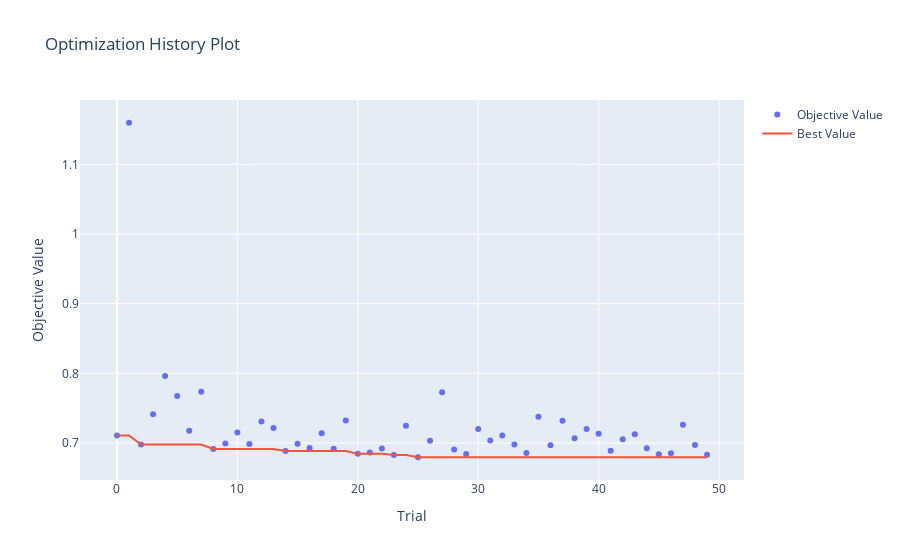
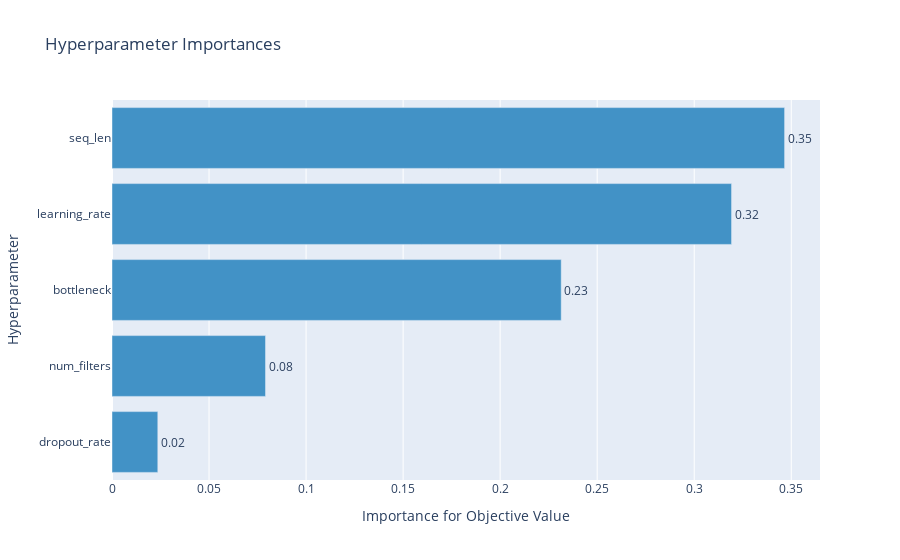
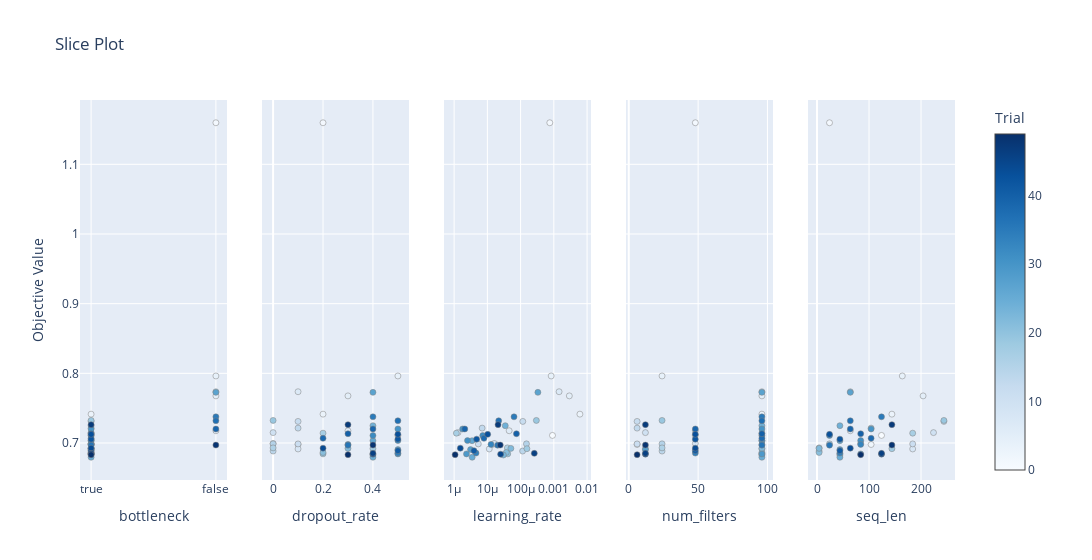
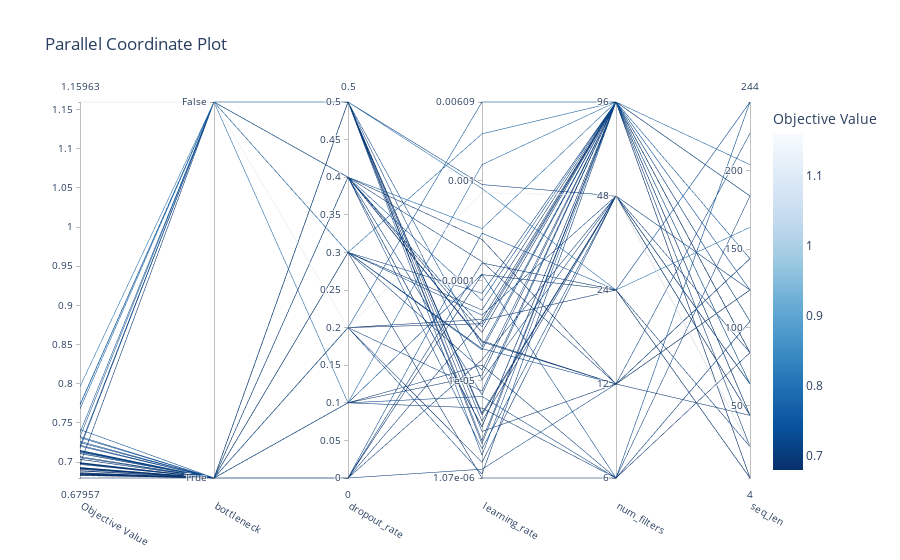

Source (notebook cell) for these figures, in order:
### Code cell
display(optuna.visualization.plot_optimization_history(study))
display(optuna.visualization.plot_param_importances(study))
display(optuna.visualization.plot_slice(study))
display(optuna.visualization.plot_parallel_coordinate(study))

### Figure 1 — Plotly figure (JSON) as saved in the notebook; plotly's stock layout.template omitted (floating-point values rounded to 4 significant figures)
{"data": [{"mode": "markers", "name": "Objective Value", "type": "scatter", "x": [0, 1, 2, 3, 4, 5, 6, 7, 8, 9, 10, 11, 12, 13, 14, 15, 16, 17, 18, 19, 20, 21, 22, 23, 24, 25, 26, 27, 28, 29, 30, 31, 32, 33, 34, 35, 36, 37, 38, 39, 40, 41, 42, 43, 44, 45, 46, 47, 48, 49], "y": [0.7109, 1.16, 0.6979, 0.7414, 0.7962, 0.7676, 0.7176, 0.7736, 0.6915, 0.6993, 0.7149, 0.6987, 0.731, 0.7214, 0.6885, 0.6988, 0.693, 0.7141, 0.6919, 0.7324, 0.6844, 0.6864, 0.6923, 0.6828, 0.7249, 0.6796, 0.7033, 0.7727, 0.6906, 0.6844, 0.7202, 0.7035, 0.7107, 0.698, 0.6855, 0.7376, 0.6969, 0.7319, 0.7068, 0.7202, 0.7133, 0.689, 0.7056, 0.7124, 0.6926, 0.684, 0.6851, 0.7263, 0.6971, 0.6832]}, {"name": "Best Value", "type": "scatter", "x": [0, 1, 2, 3, 4, 5, 6, 7, 8, 9, 10, 11, 12, 13, 14, 15, 16, 17, 18, 19, 20, 21, 22, 23, 24, 25, 26, 27, 28, 29, 30, 31, 32, 33, 34, 35, 36, 37, 38, 39, 40, 41, 42, 43, 44, 45, 46, 47, 48, 49], "y": [0.7109, 0.7109, 0.6979, 0.6979, 0.6979, 0.6979, 0.6979, 0.6979, 0.6915, 0.6915, 0.6915, 0.6915, 0.6915, 0.6915, 0.6885, 0.6885, 0.6885, 0.6885, 0.6885, 0.6885, 0.6844, 0.6844, 0.6844, 0.6828, 0.6828, 0.6796, 0.6796, 0.6796, 0.6796, 0.6796, 0.6796, 0.6796, 0.6796, 0.6796, 0.6796, 0.6796, 0.6796, 0.6796, 0.6796, 0.6796, 0.6796, 0.6796, 0.6796, 0.6796, 0.6796, 0.6796, 0.6796, 0.6796, 0.6796, 0.6796]}], "layout": {"title": {"text": "Optimization History Plot"}, "xaxis": {"title": {"text": "Trial"}}, "yaxis": {"title": {"text": "Objective Value"}}}}

### Figure 2 — Plotly figure (JSON) as saved in the notebook; plotly's stock layout.template omitted (floating-point values rounded to 4 significant figures)
{"data": [{"cliponaxis": false, "hovertemplate": ["dropout_rate (FloatDistribution): 0.023598496668607062<extra></extra>", "num_filters (CategoricalDistribution): 0.07911154560812118<extra></extra>", "bottleneck (CategoricalDistribution): 0.23147105810794952<extra></extra>", "learning_rate (FloatDistribution): 0.31924473421171745<extra></extra>", "seq_len (IntDistribution): 0.34657416540360475<extra></extra>"], "marker": {"color": "rgb(66,146,198)"}, "orientation": "h", "text": ["0.02", "0.08", "0.23", "0.32", "0.35"], "textposition": "outside", "type": "bar", "x": [0.0236, 0.07911, 0.2315, 0.3192, 0.3466], "y": ["dropout_rate", "num_filters", "bottleneck", "learning_rate", "seq_len"]}], "layout": {"showlegend": false, "title": {"text": "Hyperparameter Importances"}, "xaxis": {"title": {"text": "Importance for Objective Value"}}, "yaxis": {"title": {"text": "Hyperparameter"}}}}

### Figure 3 — Plotly figure (JSON) as saved in the notebook; plotly's stock layout.template omitted (floating-point values rounded to 4 significant figures)
{"data": [{"marker": {"color": [0, 1, 2, 3, 4, 5, 6, 7, 8, 9, 10, 11, 12, 13, 14, 15, 16, 17, 18, 19, 20, 21, 22, 23, 24, 25, 26, 27, 28, 29, 30, 31, 32, 33, 34, 35, 36, 37, 38, 39, 40, 41, 42, 43, 44, 45, 46, 47, 48, 49], "colorbar": {"title": {"text": "Trial"}, "x": 1, "xpad": 40}, "colorscale": [[0, "rgb(247,251,255)"], [0.125, "rgb(222,235,247)"], [0.25, "rgb(198,219,239)"], [0.375, "rgb(158,202,225)"], [0.5, "rgb(107,174,214)"], [0.625, "rgb(66,146,198)"], [0.75, "rgb(33,113,181)"], [0.875, "rgb(8,81,156)"], [1, "rgb(8,48,107)"]], "line": {"color": "Grey", "width": 0.5}, "showscale": true}, "mode": "markers", "showlegend": false, "type": "scatter", "x": [true, false, true, true, false, false, false, false, true, true, true, true, true, true, true, true, true, true, true, true, true, true, true, true, true, true, true, false, true, true, true, true, true, true, true, false, true, false, true, false, true, true, true, true, true, true, true, true, false, true], "xaxis": "x", "y": [0.7109, 1.16, 0.6979, 0.7414, 0.7962, 0.7676, 0.7176, 0.7736, 0.6915, 0.6993, 0.7149, 0.6987, 0.731, 0.7214, 0.6885, 0.6988, 0.693, 0.7141, 0.6919, 0.7324, 0.6844, 0.6864, 0.6923, 0.6828, 0.7249, 0.6796, 0.7033, 0.7727, 0.6906, 0.6844, 0.7202, 0.7035, 0.7107, 0.698, 0.6855, 0.7376, 0.6969, 0.7319, 0.7068, 0.7202, 0.7133, 0.689, 0.7056, 0.7124, 0.6926, 0.684, 0.6851, 0.7263, 0.6971, 0.6832], "yaxis": "y"}, {"marker": {"color": [0, 1, 2, 3, 4, 5, 6, 7, 8, 9, 10, 11, 12, 13, 14, 15, 16, 17, 18, 19, 20, 21, 22, 23, 24, 25, 26, 27, 28, 29, 30, 31, 32, 33, 34, 35, 36, 37, 38, 39, 40, 41, 42, 43, 44, 45, 46, 47, 48, 49], "colorbar": {"title": {"text": "Trial"}, "x": 1, "xpad": 40}, "colorscale": [[0, "rgb(247,251,255)"], [0.125, "rgb(222,235,247)"], [0.25, "rgb(198,219,239)"], [0.375, "rgb(158,202,225)"], [0.5, "rgb(107,174,214)"], [0.625, "rgb(66,146,198)"], [0.75, "rgb(33,113,181)"], [0.875, "rgb(8,81,156)"], [1, "rgb(8,48,107)"]], "line": {"color": "Grey", "width": 0.5}, "showscale": false}, "mode": "markers", "showlegend": false, "type": "scatter", "x": [0.5, 0.2, 0.1, 0.2, 0.5, 0.3, 0.3, 0.1, 0.1, 0, 0, 0.1, 0.1, 0.1, 0, 0, 0, 0.2, 0.4, 0, 0.2, 0.2, 0.3, 0.4, 0.4, 0.4, 0.4, 0.4, 0.5, 0.5, 0.5, 0.5, 0.4, 0.3, 0.5, 0.4, 0.3, 0.5, 0.2, 0.4, 0.3, 0.5, 0.5, 0.5, 0.2, 0.4, 0.4, 0.3, 0.4, 0.3], "xaxis": "x2", "y": [0.7109, 1.16, 0.6979, 0.7414, 0.7962, 0.7676, 0.7176, 0.7736, 0.6915, 0.6993, 0.7149, 0.6987, 0.731, 0.7214, 0.6885, 0.6988, 0.693, 0.7141, 0.6919, 0.7324, 0.6844, 0.6864, 0.6923, 0.6828, 0.7249, 0.6796, 0.7033, 0.7727, 0.6906, 0.6844, 0.7202, 0.7035, 0.7107, 0.698, 0.6855, 0.7376, 0.6969, 0.7319, 0.7068, 0.7202, 0.7133, 0.689, 0.7056, 0.7124, 0.6926, 0.684, 0.6851, 0.7263, 0.6971, 0.6832], "yaxis": "y2"}, {"marker": {"color": [0, 1, 2, 3, 4, 5, 6, 7, 8, 9, 10, 11, 12, 13, 14, 15, 16, 17, 18, 19, 20, 21, 22, 23, 24, 25, 26, 27, 28, 29, 30, 31, 32, 33, 34, 35, 36, 37, 38, 39, 40, 41, 42, 43, 44, 45, 46, 47, 48, 49], "colorbar": {"title": {"text": "Trial"}, "x": 1, "xpad": 40}, "colorscale": [[0, "rgb(247,251,255)"], [0.125, "rgb(222,235,247)"], [0.25, "rgb(198,219,239)"], [0.375, "rgb(158,202,225)"], [0.5, "rgb(107,174,214)"], [0.625, "rgb(66,146,198)"], [0.75, "rgb(33,113,181)"], [0.875, "rgb(8,81,156)"], [1, "rgb(8,48,107)"]], "line": {"color": "Grey", "width": 0.5}, "showscale": false}, "mode": "markers", "showlegend": false, "type": "scatter", "x": [0.0009113, 0.0007562, 1.436e-05, 0.006086, 0.000832, 0.002926, 4.526e-05, 0.001439, 1.14e-05, 1.622e-05, 1.308e-06, 5.339e-06, 0.0001164, 6.966e-06, 0.0001149, 0.0001501, 4e-05, 1.169e-06, 0.0001549, 0.0002981, 4.098e-05, 3.714e-05, 5.092e-05, 3.042e-05, 3.458e-05, 3.489e-06, 3.462e-06, 0.0003311, 3.117e-06, 2.352e-06, 1.805e-06, 2.524e-06, 7.265e-06, 1.284e-05, 4.56e-06, 6.34e-05, 2.039e-05, 2.193e-05, 7.887e-06, 2.094e-06, 7.483e-05, 3.958e-06, 4.758e-06, 1.023e-05, 1.534e-06, 2.505e-05, 0.0002581, 2.095e-05, 2.443e-05, 1.069e-06], "xaxis": "x3", "y": [0.7109, 1.16, 0.6979, 0.7414, 0.7962, 0.7676, 0.7176, 0.7736, 0.6915, 0.6993, 0.7149, 0.6987, 0.731, 0.7214, 0.6885, 0.6988, 0.693, 0.7141, 0.6919, 0.7324, 0.6844, 0.6864, 0.6923, 0.6828, 0.7249, 0.6796, 0.7033, 0.7727, 0.6906, 0.6844, 0.7202, 0.7035, 0.7107, 0.698, 0.6855, 0.7376, 0.6969, 0.7319, 0.7068, 0.7202, 0.7133, 0.689, 0.7056, 0.7124, 0.6926, 0.684, 0.6851, 0.7263, 0.6971, 0.6832], "yaxis": "y3"}, {"marker": {"color": [0, 1, 2, 3, 4, 5, 6, 7, 8, 9, 10, 11, 12, 13, 14, 15, 16, 17, 18, 19, 20, 21, 22, 23, 24, 25, 26, 27, 28, 29, 30, 31, 32, 33, 34, 35, 36, 37, 38, 39, 40, 41, 42, 43, 44, 45, 46, 47, 48, 49], "colorbar": {"title": {"text": "Trial"}, "x": 1, "xpad": 40}, "colorscale": [[0, "rgb(247,251,255)"], [0.125, "rgb(222,235,247)"], [0.25, "rgb(198,219,239)"], [0.375, "rgb(158,202,225)"], [0.5, "rgb(107,174,214)"], [0.625, "rgb(66,146,198)"], [0.75, "rgb(33,113,181)"], [0.875, "rgb(8,81,156)"], [1, "rgb(8,48,107)"]], "line": {"color": "Grey", "width": 0.5}, "showscale": false}, "mode": "markers", "showlegend": false, "type": "scatter", "x": [48, 48, 6, 96, 24, 96, 48, 96, 96, 48, 12, 6, 6, 6, 24, 24, 24, 96, 12, 24, 96, 96, 96, 96, 96, 96, 96, 96, 12, 96, 96, 96, 96, 96, 48, 96, 96, 96, 96, 48, 96, 48, 48, 48, 48, 12, 12, 12, 12, 6], "xaxis": "x4", "y": [0.7109, 1.16, 0.6979, 0.7414, 0.7962, 0.7676, 0.7176, 0.7736, 0.6915, 0.6993, 0.7149, 0.6987, 0.731, 0.7214, 0.6885, 0.6988, 0.693, 0.7141, 0.6919, 0.7324, 0.6844, 0.6864, 0.6923, 0.6828, 0.7249, 0.6796, 0.7033, 0.7727, 0.6906, 0.6844, 0.7202, 0.7035, 0.7107, 0.698, 0.6855, 0.7376, 0.6969, 0.7319, 0.7068, 0.7202, 0.7133, 0.689, 0.7056, 0.7124, 0.6926, 0.684, 0.6851, 0.7263, 0.6971, 0.6832], "yaxis": "y4"}, {"marker": {"color": [0, 1, 2, 3, 4, 5, 6, 7, 8, 9, 10, 11, 12, 13, 14, 15, 16, 17, 18, 19, 20, 21, 22, 23, 24, 25, 26, 27, 28, 29, 30, 31, 32, 33, 34, 35, 36, 37, 38, 39, 40, 41, 42, 43, 44, 45, 46, 47, 48, 49], "colorbar": {"title": {"text": "Trial"}, "x": 1, "xpad": 40}, "colorscale": [[0, "rgb(247,251,255)"], [0.125, "rgb(222,235,247)"], [0.25, "rgb(198,219,239)"], [0.375, "rgb(158,202,225)"], [0.5, "rgb(107,174,214)"], [0.625, "rgb(66,146,198)"], [0.75, "rgb(33,113,181)"], [0.875, "rgb(8,81,156)"], [1, "rgb(8,48,107)"]], "line": {"color": "Grey", "width": 0.5}, "showscale": false}, "mode": "markers", "showlegend": false, "type": "scatter", "x": [124, 24, 104, 144, 164, 204, 64, 64, 184, 84, 224, 184, 244, 104, 4, 24, 4, 184, 144, 244, 44, 4, 4, 44, 44, 44, 44, 64, 44, 84, 104, 84, 24, 84, 44, 124, 24, 64, 104, 64, 84, 44, 44, 24, 64, 124, 124, 144, 144, 84], "xaxis": "x5", "y": [0.7109, 1.16, 0.6979, 0.7414, 0.7962, 0.7676, 0.7176, 0.7736, 0.6915, 0.6993, 0.7149, 0.6987, 0.731, 0.7214, 0.6885, 0.6988, 0.693, 0.7141, 0.6919, 0.7324, 0.6844, 0.6864, 0.6923, 0.6828, 0.7249, 0.6796, 0.7033, 0.7727, 0.6906, 0.6844, 0.7202, 0.7035, 0.7107, 0.698, 0.6855, 0.7376, 0.6969, 0.7319, 0.7068, 0.7202, 0.7133, 0.689, 0.7056, 0.7124, 0.6926, 0.684, 0.6851, 0.7263, 0.6971, 0.6832], "yaxis": "y5"}], "layout": {"title": {"text": "Slice Plot"}, "width": 1500, "xaxis": {"anchor": "y", "domain": [0, 0.168], "title": {"text": "bottleneck"}}, "xaxis2": {"anchor": "y2", "domain": [0.208, 0.376], "title": {"text": "dropout_rate"}}, "xaxis3": {"anchor": "y3", "domain": [0.416, 0.584], "title": {"text": "learning_rate"}, "type": "log"}, "xaxis4": {"anchor": "y4", "domain": [0.624, 0.792], "title": {"text": "num_filters"}}, "xaxis5": {"anchor": "y5", "domain": [0.832, 1], "title": {"text": "seq_len"}}, "yaxis": {"anchor": "x", "domain": [0, 1], "title": {"text": "Objective Value"}}, "yaxis2": {"anchor": "x2", "domain": [0, 1], "matches": "y", "showticklabels": false}, "yaxis3": {"anchor": "x3", "domain": [0, 1], "matches": "y", "showticklabels": false}, "yaxis4": {"anchor": "x4", "domain": [0, 1], "matches": "y", "showticklabels": false}, "yaxis5": {"anchor": "x5", "domain": [0, 1], "matches": "y", "showticklabels": false}}}

### Figure 4 — Plotly figure (JSON) as saved in the notebook; plotly's stock layout.template omitted (floating-point values rounded to 4 significant figures)
{"data": [{"dimensions": [{"label": "Objective Value", "range": [0.6796, 1.16], "values": [0.6979, 0.6987, 0.731, 0.7214, 0.6832, 0.7149, 0.6919, 0.6906, 0.684, 0.6851, 0.7263, 0.6971, 0.7962, 0.6885, 0.6988, 0.693, 0.7324, 0.7109, 1.16, 0.7176, 0.6993, 0.6855, 0.7202, 0.689, 0.7056, 0.7124, 0.6926, 0.7414, 0.7676, 0.7736, 0.6915, 0.7141, 0.6844, 0.6864, 0.6923, 0.6828, 0.7249, 0.6796, 0.7033, 0.7727, 0.6844, 0.7202, 0.7035, 0.7107, 0.698, 0.7376, 0.6969, 0.7319, 0.7068, 0.7133]}, {"label": "bottleneck", "range": [0, 1], "ticktext": ["True", "False"], "tickvals": [0, 1], "values": [0, 0, 0, 0, 0, 0, 0, 0, 0, 0, 0, 1, 1, 0, 0, 0, 0, 0, 1, 1, 0, 0, 1, 0, 0, 0, 0, 0, 1, 1, 0, 0, 0, 0, 0, 0, 0, 0, 0, 1, 0, 0, 0, 0, 0, 1, 0, 1, 0, 0]}, {"label": "dropout_rate", "range": [0, 0.5], "values": [0.1, 0.1, 0.1, 0.1, 0.3, 0, 0.4, 0.5, 0.4, 0.4, 0.3, 0.4, 0.5, 0, 0, 0, 0, 0.5, 0.2, 0.3, 0, 0.5, 0.4, 0.5, 0.5, 0.5, 0.2, 0.2, 0.3, 0.1, 0.1, 0.2, 0.2, 0.2, 0.3, 0.4, 0.4, 0.4, 0.4, 0.4, 0.5, 0.5, 0.5, 0.4, 0.3, 0.4, 0.3, 0.5, 0.2, 0.3]}, {"label": "learning_rate", "range": [-5.971, -2.216], "ticktext": ["1.07e-06", "1e-05", "0.0001", "0.001", "0.00609"], "tickvals": [-5.971, -5, -4, -3, -2.216], "values": [-4.843, -5.273, -3.934, -5.157, -5.971, -5.883, -3.81, -5.506, -4.601, -3.588, -4.679, -4.612, -3.08, -3.94, -3.824, -4.398, -3.526, -3.04, -3.121, -4.344, -4.79, -5.341, -5.679, -5.403, -5.323, -4.99, -5.814, -2.216, -2.534, -2.842, -4.943, -5.932, -4.387, -4.43, -4.293, -4.517, -4.461, -5.457, -5.461, -3.48, -5.629, -5.743, -5.598, -5.139, -4.891, -4.198, -4.691, -4.659, -5.103, -4.126]}, {"label": "num_filters", "range": [0, 4], "ticktext": ["6", "12", "24", "48", "96"], "tickvals": [0, 1, 2, 3, 4], "values": [0, 0, 0, 0, 0, 1, 1, 1, 1, 1, 1, 1, 2, 2, 2, 2, 2, 3, 3, 3, 3, 3, 3, 3, 3, 3, 3, 4, 4, 4, 4, 4, 4, 4, 4, 4, 4, 4, 4, 4, 4, 4, 4, 4, 4, 4, 4, 4, 4, 4]}, {"label": "seq_len", "range": [4, 244], "values": [104, 184, 244, 104, 84, 224, 144, 44, 124, 124, 144, 144, 164, 4, 24, 4, 244, 124, 24, 64, 84, 44, 64, 44, 44, 24, 64, 144, 204, 64, 184, 184, 44, 4, 4, 44, 44, 44, 44, 64, 84, 104, 84, 24, 84, 124, 24, 64, 104, 84]}], "labelangle": 30, "labelside": "bottom", "line": {"color": [0.6979, 0.6987, 0.731, 0.7214, 0.6832, 0.7149, 0.6919, 0.6906, 0.684, 0.6851, 0.7263, 0.6971, 0.7962, 0.6885, 0.6988, 0.693, 0.7324, 0.7109, 1.16, 0.7176, 0.6993, 0.6855, 0.7202, 0.689, 0.7056, 0.7124, 0.6926, 0.7414, 0.7676, 0.7736, 0.6915, 0.7141, 0.6844, 0.6864, 0.6923, 0.6828, 0.7249, 0.6796, 0.7033, 0.7727, 0.6844, 0.7202, 0.7035, 0.7107, 0.698, 0.7376, 0.6969, 0.7319, 0.7068, 0.7133], "colorbar": {"title": {"text": "Objective Value"}}, "colorscale": [[0, "rgb(247,251,255)"], [0.125, "rgb(222,235,247)"], [0.25, "rgb(198,219,239)"], [0.375, "rgb(158,202,225)"], [0.5, "rgb(107,174,214)"], [0.625, "rgb(66,146,198)"], [0.75, "rgb(33,113,181)"], [0.875, "rgb(8,81,156)"], [1, "rgb(8,48,107)"]], "reversescale": true, "showscale": true}, "type": "parcoords"}], "layout": {"title": {"text": "Parallel Coordinate Plot"}}}
